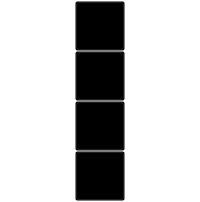
        <widget class="QFrame" name="minute_ten_frame">
         <property name="styleSheet">
          <string notr="true">background: transparent</string>
         </property>
         <property name="frameShape">
          <enum>QFrame::StyledPanel</enum>
         </property>
         <property name="frameShadow">
          <enum>QFrame::Raised</enum>
         </property>
         <layout class="QVBoxLayout" name="verticalLayout_5">
          <property name="spacing">
           <number>0</number>
          </property>
          <property name="leftMargin">
           <number>0</number>
          </property>
          <property name="topMargin">
           <number>0</number>
          </property>
          <property name="rightMargin">
           <number>0</number>
          </property>
          <property name="bottomMargin">
           <number>0</number>
          </property>
          <item alignment="Qt::AlignHCenter">
           <widget class="QPushButton" name="minute_ten_8">
            <property name="sizePolicy">
             <sizepolicy hsizetype="Minimum" vsizetype="Preferred">
              <horstretch>0</horstretch>
              <verstretch>0</verstretch>
             </sizepolicy>
            </property>
            <property name="minimumSize">
             <size>
              <width>50</width>
              <height>50</height>
             </size>
            </property>
            <property name="maximumSize">
             <size>
              <width>100</width>
              <height>100</height>
             </size>
            </property>
            <property name="styleSheet">
             <string notr="true">background: transparent


</string>
            </property>
            <property name="text">
             <string/>
            </property>
            <property name="iconSize">
             <size>
              <width>40</width>
              <height>40</height>
             </size>
            </property>
           </widget>
          </item>
          <item alignment="Qt::AlignHCenter">
           <widget class="QPushButton" name="minute_ten_4">
            <property name="sizePolicy">
             <sizepolicy hsizetype="Minimum" vsizetype="Preferred">
              <horstretch>0</horstretch>
              <verstretch>0</verstretch>
             </sizepolicy>
            </property>
            <property name="minimumSize">
             <size>
              <width>50</width>
              <height>50</height>
             </size>
            </property>
            <property name="maximumSize">
             <size>
              <width>100</width>
              <height>100</height>
             </size>
            </property>
            <property name="styleSheet">
             <string notr="true">background: transparent


</string>
            </property>
            <property name="text">
             <string/>
            </property>
            <property name="icon">
             <iconset resource="binary_clock_icons.qrc">
              <normaloff>:/icons/Binary_clock_assets/dim_circle.png</normaloff>:/icons/Binary_clock_assets/dim_circle.png</iconset>
            </property>
            <property name="iconSize">
             <size>
              <width>60</width>
              <height>60</height>
             </size>
            </property>
           </widget>
          </item>
          <item alignment="Qt::AlignHCenter">
           <widget class="QPushButton" name="minute_ten_2">
            <property name="sizePolicy">
             <sizepolicy hsizetype="Minimum" vsizetype="Preferred">
              <horstretch>0</horstretch>
              <verstretch>0</verstretch>
             </sizepolicy>
            </property>
            <property name="minimumSize">
             <size>
              <width>50</width>
              <height>50</height>
             </size>
            </property>
            <property name="maximumSize">
             <size>
              <width>100</width>
              <height>100</height>
             </size>
            </property>
            <property name="styleSheet">
             <string notr="true">background: transparent


</string>
            </property>
            <property name="text">
             <string/>
            </property>
            <property name="icon">
             <iconset resource="binary_clock_icons.qrc">
              <normaloff>:/icons/Binary_clock_assets/dim_circle.png</normaloff>:/icons/Binary_clock_assets/dim_circle.png</iconset>
            </property>
            <property name="iconSize">
             <size>
              <width>60</width>
              <height>60</height>
             </size>
            </property>
           </widget>
          </item>
          <item alignment="Qt::AlignHCenter">
           <widget class="QPushButton" name="minute_ten_1">
            <property name="sizePolicy">
             <sizepolicy hsizetype="Minimum" vsizetype="Preferred">
              <horstretch>0</horstretch>
              <verstretch>0</verstretch>
             </sizepolicy>
            </property>
            <property name="minimumSize">
             <size>
              <width>50</width>
              <height>50</height>
             </size>
            </property>
            <property name="maximumSize">
             <size>
              <width>100</width>
              <height>100</height>
             </size>
            </property>
            <property name="styleSheet">
             <string notr="true">background: transparent


</string>
            </property>
            <property name="text">
             <string/>
            </property>
            <property name="icon">
             <iconset resource="binary_clock_icons.qrc">
              <normaloff>:/icons/Binary_clock_assets/dim_circle.png</normaloff>:/icons/Binary_clock_assets/dim_circle.png</iconset>
            </property>
            <property name="iconSize">
             <size>
              <width>60</width>
              <height>60</height>
             </size>
            </property>
           </widget>
          </item>
         </layout>
        </widget>
